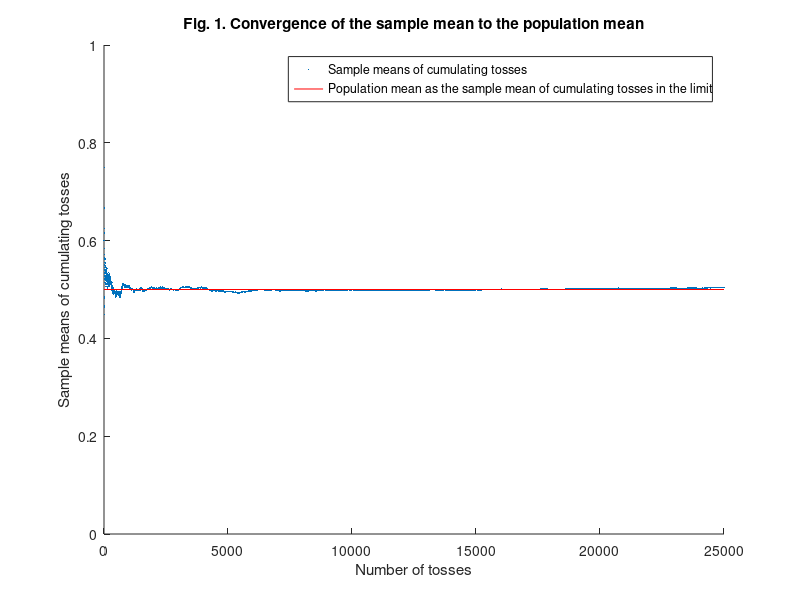
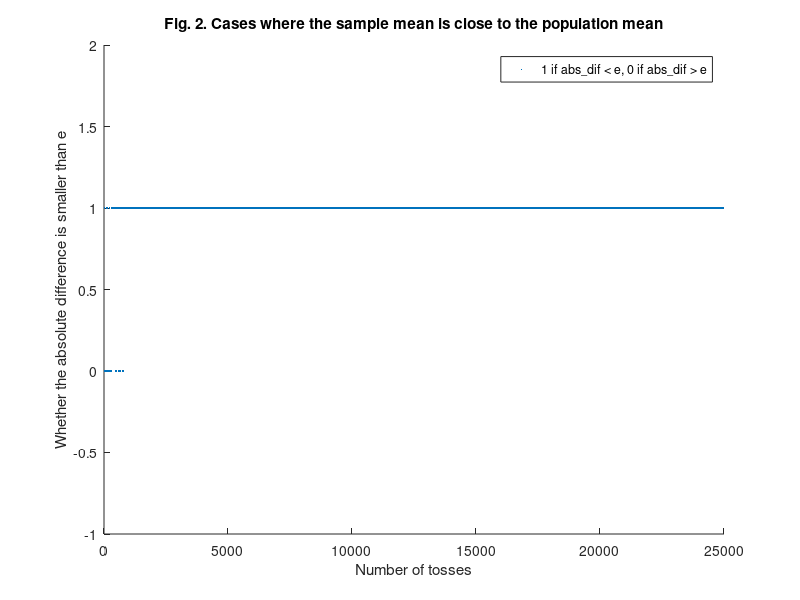
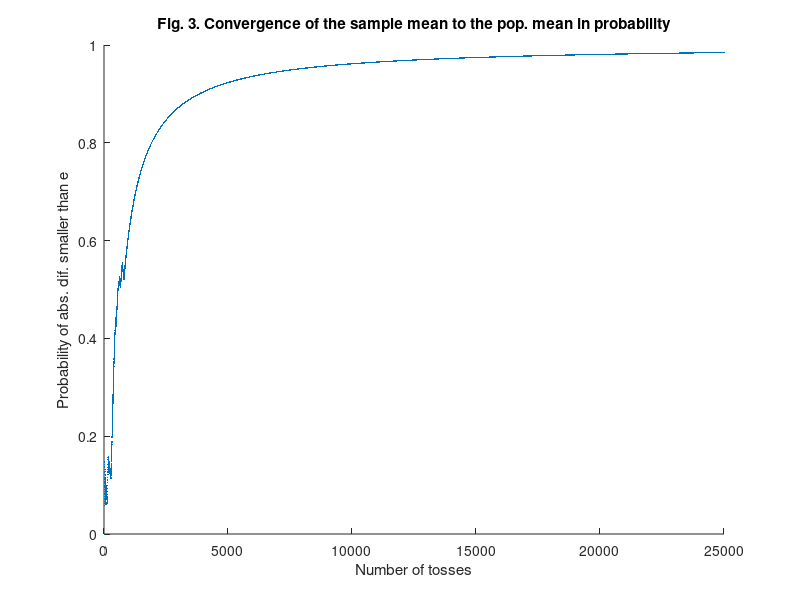

Write MATLAB code to recreate these figures, in order.
% Empirical exercise - Understanding the LLN using coin toss simulation

%% 1. Aim of the exercise
% Understanding the law of large numbers using coin toss simulation. 

%% 2. Theory
% Refer to the accompanying PDF file for the theory.

%% 3. Convergence of the sample mean of coin tosses to the population mean

% 3.1. Clear the memory
clear;

% 3.2. Set the number of tosses
N_tosses = 25000; % What would happen if you increase this number? 

% 3.3. Create a sequence of tosses
sequence_of_tosses = random('Binomial',1,0.5,[N_tosses,1]);

% 3.4. Preallocate a matrix
mean_sample = NaN(N_tosses,1); 

% 3.5. Create the sequence of sample means
for i = 1:N_tosses
    mean_sample(i,1) = mean(sequence_of_tosses(1:i,1));
end

% 3.6. Define the population mean
mean_population = 0.5; 

% 3.7. Plot the sample mean and the population mean against the number 
% of tosses
figure
hold on
scatter(1:N_tosses,mean_sample,0.001,'Marker','.')
ylim([0 1]) % Set the range of y axis. 
line([0,N_tosses],[mean_population,mean_population],'Color','red') 
title('Fig. 1. Convergence of the sample mean to the population mean')
legend('Sample means of cumulating tosses',['Population mean ' ...
    'as the sample mean of cumulating tosses in the limit'])
% Or, probability of heads if 1 represents heads. 
ylabel('Sample means of cumulating tosses') 
xlabel('Number of tosses')
hold off

%% 4. Indicator of whether the absolute difference is small enough

% 4.1. Define the absolute difference and the tolerance parameter
abs_dif = abs(mean_sample-mean_population);
e = 0.01;

% 4.2. Create the indicator
abs_dif_smaller_than_e_dummy = abs_dif < e;

% 4.3. Plot the indicator against the number of tosses
figure
hold on
scatter(1:N_tosses,abs_dif_smaller_than_e_dummy,0.001,'Marker','.')
ylim([-1 2]) 
title(['Fig. 2. Cases where the sample mean is close to ' ...
    'the population mean'])
legend('1 if abs\_dif < e, 0 if abs\_dif > e')
ylabel('Whether the absolute difference is smaller than e') 
xlabel('Number of tosses')
hold off

%% 5. Convergence of the sample mean to the population mean in probability

% 5.1. Preallocate the matrix for storing probabilities
prob_of_abs_dif_smaller_than_e = NaN(N_tosses,1);

% 5.2. Probability that the absolute difference is small enough
for i = 1:N_tosses
    prob_of_abs_dif_smaller_than_e(i,1) = mean( ...
        abs_dif_smaller_than_e_dummy(1:i,1)); 
end

% 5.3. Plot the probability that the absolute difference is small enough
figure 
hold on
scatter(1:N_tosses,prob_of_abs_dif_smaller_than_e,0.001,'Marker','.')
ylim([0 1]) 
title(['Fig. 3. Convergence of the sample mean to the pop. mean ' ...
    'in probability'])
ylabel('Probability of abs. dif. smaller than e') 
xlabel('Number of tosses')
hold off
